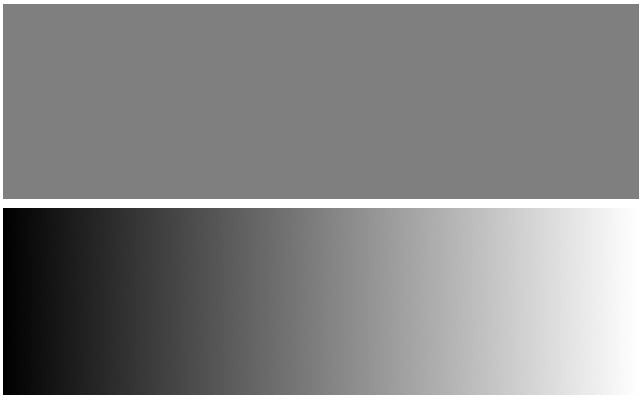
#> input picture Assignment 2/Test_data/ed-eg.png, 640 x 400 px
$ jupyter execute --allow-errors 'Assignment 2.ipynb'
#> lines starting #> are read from the running program, lines starting #| are printed output that depends on the picture
[cell 1]
import cv2 as cv
import matplotlib.pyplot as plt
import numpy as np
import glob

[cell 2]
def plot_grayscale_image(image,title="Image"):
    plt.imshow(image,'gray')
    plt.title(title)
    plt.show()

[cell 3]
def plot_color_image(image,title="Image"):
    plt.imshow(image)
    plt.title(title)
    plt.show()

### Q1. Search the web for Colour Halftoning algorithms. Select one of them and write a detailed report on it OR implement the selected algorithm and show results on the test images.

Implementing Random dot color dithering

### Q2. Try coming up with your own error diffusion coefficients and implement the standard error-diffusion algorithm. Compare the performance of your coefficients against Floyd-Steinberg's on this image. Discuss the patterns visible in yours and in Floyd-Steinberg's at the various gray levels.

Floyd Steinberg's Algorithm

[cell 4]
def error_diffusion_algo(image, indexes, num_of_indexes, coeffs, result_image):
    new_image = image.copy()
    for i in range(1,new_image.shape[0]-2):
        for j in range(1,new_image.shape[1]-2):
            error = 0
            if new_image[i][j] < 128 : # threshold for binarisation - 128
                error = new_image[i][j]
                new_image[i][j] = 0
            else:
                error = new_image[i][j] - 255
                new_image[i][j] = 255
            for k in range(num_of_indexes):
                new_image[i+indexes[k][0]][j+indexes[k][1]] = np.clip(
                                                                (new_image[i+indexes[k][0]][j+indexes[k][1]]\
                                                                + coeffs[k] * error), 0, 255)
#     new_image = np.uint8(new_image)
    cv.imwrite(result_image, new_image)
    return new_image

[cell 5]
image = cv.imread('Test_data/ed-eg.png',0)
#> image is the input picture: shape (400, 640); min 0, max 255, mean 133.8

floyd_steinberg_indexes = [[0,1], [1,1], [1,0], [1,-1]]
floyd_steinberg_coeffs = [7 / 16, 1 / 16, 5 / 16, 3 / 16]
fd_num_of_indexes = 4
error_diffusion_algo(image, floyd_steinberg_indexes, fd_num_of_indexes, floyd_steinberg_coeffs, "Q2.Results/FloydSteinbergDiffused.png")
#> after the loop in error_diffusion_algo, `for i in range(1,new_image.shape[0]-2):`:
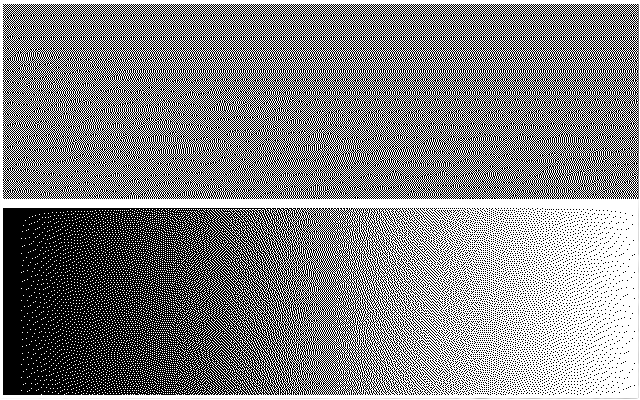
#> new_image: shape (400, 640); min 0, max 255, mean 131.9

my_diffusion_indexes = [[0,1], [1,1], [1,0],[0,2], [2,2], [2,0]]
qw1my_num_of_indexes = 6
#> (the rest of this cell did not finish here and is left out)

### Q3.
### (a).Implement an algorithm to simulate the grayscale output from a colour filter array. The function prototype is image colour_filter (image, filter).That is, it takes an input colour image and a colour filter as parameters and returns a grayscale image.
### (b). Implement a demosaicking algorithm with the prototype image demosaic (image, filter).The input image is a grayscale image output by the colour_filter algorithm and the corresponding filter array; the output is a colour image.

a. Apply color filter array on color image to get grayscale image.

[cell 6]
def color_to_grayscale(image, color_filter, result_image):
    neighbors = [[0,0], [0,1], [1,0], [1,1]]
    new_image = np.zeros((image.shape[0],image.shape[1]))
    # pass 2x2 filter over the image, for each filter component value,
    # retain that component value in pixel
    for i in range(0, image.shape[0]-2, 2):
        for j in range(0, image.shape[1]-2, 2):
            for k in range(0, 4):
                new_image[i+neighbors[k][0]][j+neighbors[k][1]] = image[i+k][j+k][color_filter[k]]
    cv.imwrite(result_image, new_image)

b. Demosaicking algorithm - apply color filter array on grayscale image - convert to color image

[cell 7]
color_filter1 = [1, 2, 0, 1] # Bayer's mask which Canon uses
color_filter2 = [2, 1, 1, 0] # Bayer's mask which other manufaturers use
'''
[G,B]
[R,G]
'''
image = cv.imread('Test_data/orange-flower.ppm')
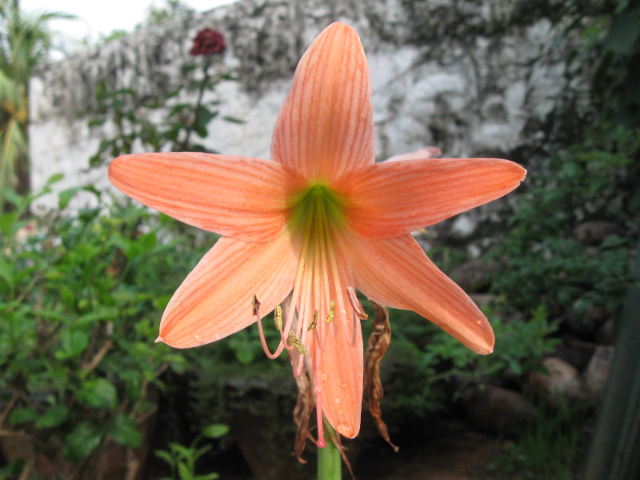
#> input picture Assignment 2/Test_data/orange-flower.ppm, 640 x 480 px
#> image is the input picture: shape (480, 640, 3); mean B, G, R 80.4, 100.8, 114.5
image = cv.cvtColor(image, cv.COLOR_BGR2RGB)
#> (the rest of this cell did not finish here and is left out)
